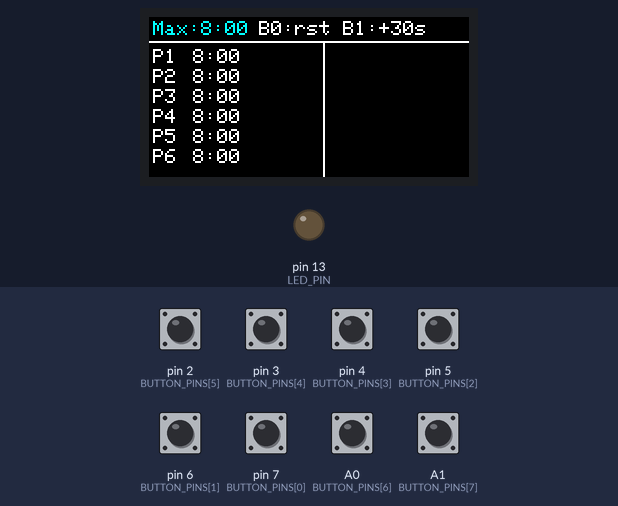
The sketch below on a simulated Arduino Uno, built with avr-gcc and run on an emulated ATmega328P. Shown: 160×80 colour display, output pins drawn as LEDs (lit = HIGH). The inputs (shaded band) are chosen by the test bench; at power-on: A0 (BUTTON_PINS[6]), A1 (BUTTON_PINS[7]), pin 2 (BUTTON_PINS[5]), pin 3 (BUTTON_PINS[4]), pin 4 (BUTTON_PINS[3]), pin 5 (BUTTON_PINS[2]), pin 6 (BUTTON_PINS[1]), pin 7 (BUTTON_PINS[0]) LOW.

Above: at 1.3 s.
1.4 s: pin 2 (BUTTON_PINS[5]) pulled HIGH for 0.15 s
At 1.7 s:
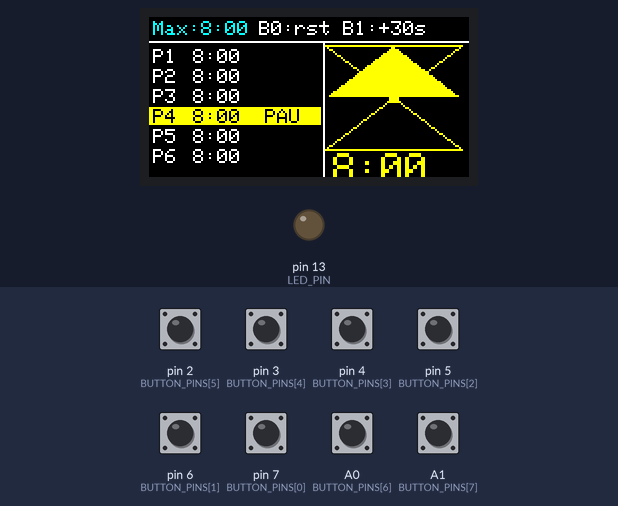
3.0 s: pin 6 (BUTTON_PINS[1]) pulled HIGH for 0.15 s
At 3.4 s:
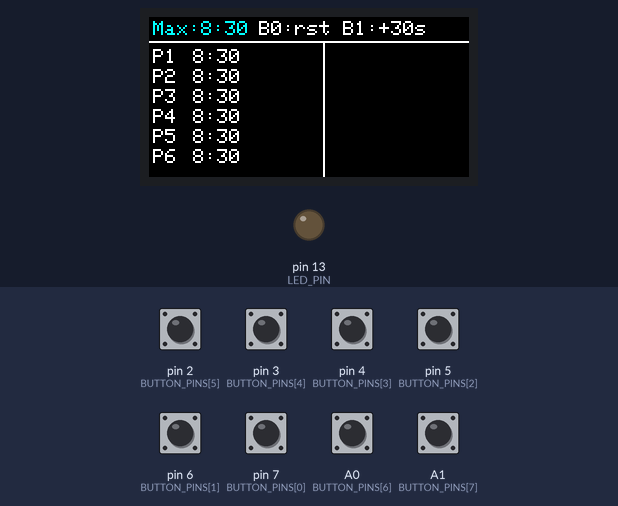
4.6 s: pin 3 (BUTTON_PINS[4]) pulled HIGH for 0.15 s
At 5.8 s:
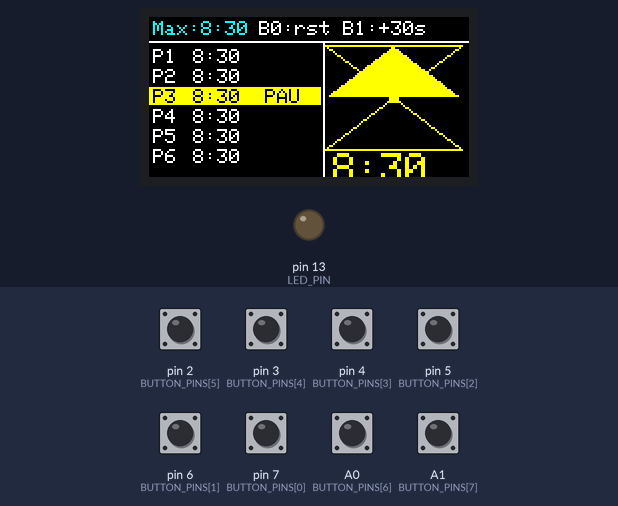
6.2 s: pin 3 (BUTTON_PINS[4]) pulled HIGH for 1 s
At 7.0 s:
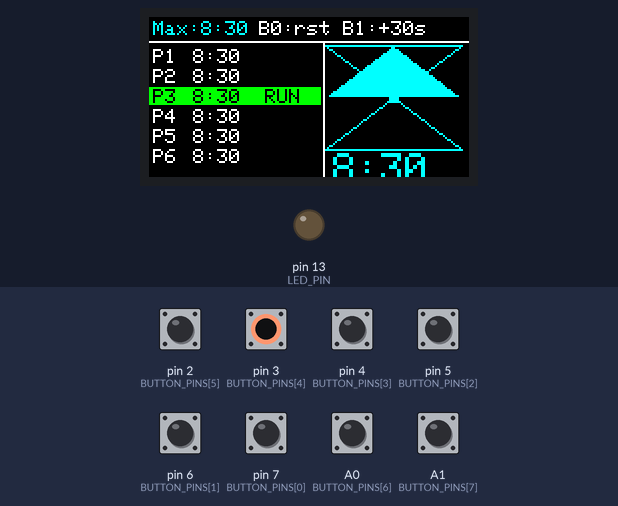
10.2 s: pin 4 (BUTTON_PINS[3]) pulled HIGH for 0.15 s
At 11.0 s:
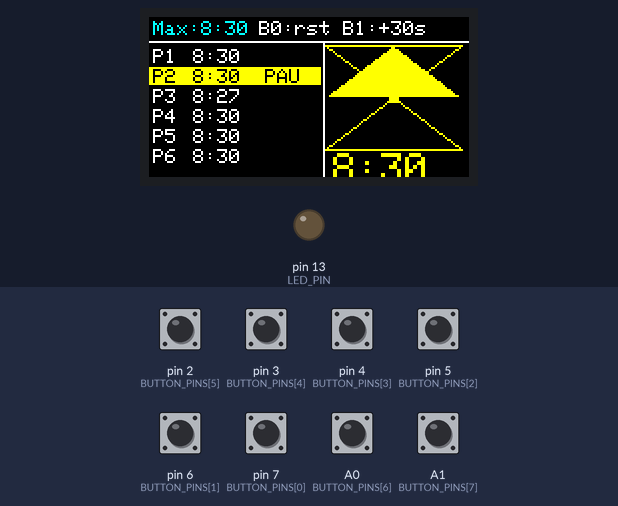
11.8 s: pin 5 (BUTTON_PINS[2]) pulled HIGH for 0.15 s
At 12.4 s:
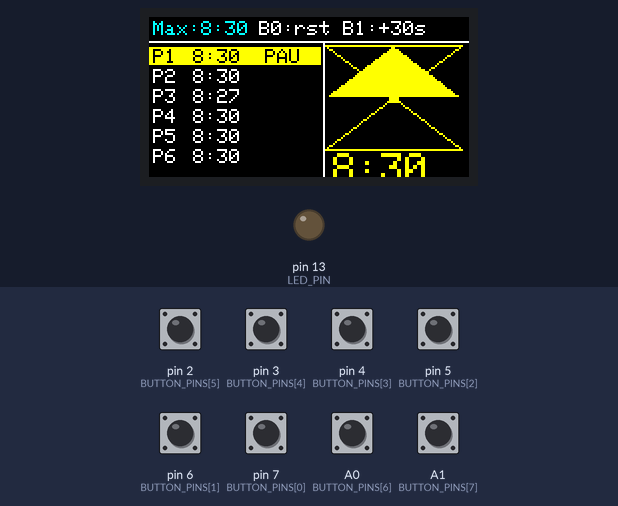
Timing chart, 0 to 14.4 s (numbered marks = the images above; inputs shaded):
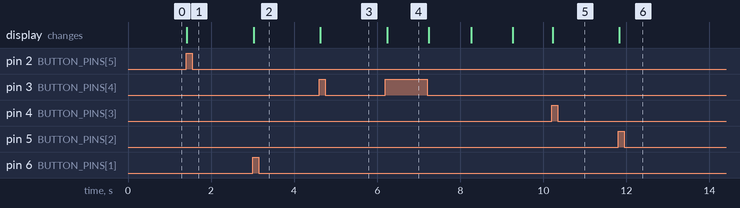

The sketch:

graphicstest.ino
```cpp
#include <Adafruit_GFX.h>
#include <Adafruit_ST7735.h>
#include <SPI.h>

#define TFT_CS  10
#define TFT_DC   8
#define TFT_RST -1
#define LED_PIN 13

#define NUM_BUTTONS 8
const int BUTTON_PINS[NUM_BUTTONS] = {7, 6, 5, 4, 3, 2, A0, A1};

Adafruit_ST7735 tft = Adafruit_ST7735(TFT_CS, TFT_DC, TFT_RST);

// ---- Settings ----
int maxTime = 480;
int playerTime[6];
int activePlayer = -1;
bool running = false;

// ---- Button state ----
bool buttonState[NUM_BUTTONS];
bool lastButtonState[NUM_BUTTONS];
unsigned long lastTick = 0;

// ---- Hourglass ----
int hourglassFrame = 0;
unsigned long lastHourglassUpdate = 0;

// ---- Helpers ----
bool justPressed(int i) {
  return buttonState[i] && !lastButtonState[i];
}

void readButtons() {
  for (int i = 0; i < NUM_BUTTONS; i++) {
    lastButtonState[i] = buttonState[i];
    buttonState[i] = digitalRead(BUTTON_PINS[i]) == HIGH;
  }
}

void formatTime(int seconds, char* buf) {
  sprintf(buf, "%d:%02d", seconds / 60, seconds % 60);
}

// ---- Timeout Flash ----
void flashTimeout() {
  // Stop clock and flash screen red/black 5 times
  running = false;
  for (int f = 0; f < 5; f++) {
    tft.fillScreen(ST77XX_RED);
    digitalWrite(LED_PIN, HIGH);
    delay(200);
    tft.fillScreen(ST77XX_BLACK);
    digitalWrite(LED_PIN, LOW);
    delay(200);
  }
  // Advance to next player but don't start their clock
  int next = (activePlayer + 1) % 6;
  activePlayer = next;
  running = false;
  drawScreen();
}

// ---- Hourglass ----
// Draws a large hourglass in the right half of the screen
// x,y = top left corner, w/h = bounding box
void drawHourglass(int x, int y, int w, int h, float fraction, uint16_t color) {
  // fraction = 1.0 full, 0.0 empty
  int cx = x + w / 2;
  int midY = y + h / 2;

  // Clear area
  tft.fillRect(x, y, w, h, ST77XX_BLACK);

  // Top triangle outline
  tft.drawTriangle(x, y, x + w, y, cx, midY, color);
  // Bottom triangle outline
  tft.drawTriangle(x, y + h, x + w, y + h, cx, midY, color);

  // Fill top triangle (sand draining) - fill from bottom of top triangle up
  if (fraction > 0) {
    int sandH = (int)((midY - y) * fraction);
    // Fill top sand - shrinking triangle from top
    for (int row = 0; row < sandH; row++) {
      float t = (float)row / (midY - y);
      int rowW = (int)(w * t);
      int rowX = cx - rowW / 2;
      tft.drawFastHLine(rowX, y + row, rowW, color);
    }
  }

  // Fill bottom triangle (sand collecting) - fill from bottom up
  if (fraction < 1.0) {
    int sandH = (int)((midY - y) * (1.0 - fraction));
    for (int row = 0; row < sandH; row++) {
      float t = (float)row / (midY - y);
      int rowW = (int)(w * t);
      int rowX = cx - rowW / 2;
      tft.drawFastHLine(rowX, y + h - row, rowW, color);
    }
  }

  // Neck dot
  tft.fillCircle(cx, midY, 2, color);
}

void updateHourglass() {
  if (activePlayer < 0) return;

  float fraction = (float)playerTime[activePlayer] / maxTime;
  fraction = constrain(fraction, 0.0, 1.0);

  uint16_t col = running ? ST77XX_CYAN : ST77XX_YELLOW;
  drawHourglass(88, 14, 68, 52, fraction, col);

  // Big time display centered below hourglass
  char buf[10];
  formatTime(playerTime[activePlayer], buf);
  tft.setTextSize(2);
  tft.setTextColor(col);
  // Clear old time
  tft.fillRect(88, 68, 72, 12, ST77XX_BLACK);
  tft.setCursor(92, 68);
  tft.print(buf);
  tft.setTextSize(1);
}

// ---- Display ----
void drawScreen() {
  tft.fillScreen(ST77XX_BLACK);

  // Top bar
  tft.setTextSize(1);
  tft.setTextColor(ST77XX_CYAN);
  tft.setCursor(2, 2);
  tft.print("Max:");
  char buf[10];
  formatTime(maxTime, buf);
  tft.print(buf);
  tft.setTextColor(ST77XX_WHITE);
  tft.setCursor(55, 2);
  tft.print("B0:rst B1:+30s");

  tft.drawFastHLine(0, 12, 160, ST77XX_WHITE);

  // Vertical divider between player list and hourglass
  tft.drawFastVLine(87, 12, 68, ST77XX_WHITE);

  // Player rows on left half
  for (int i = 0; i < 6; i++) {
    drawPlayer(i);
  }

  // Hourglass on right
  if (activePlayer >= 0) {
    updateHourglass();
  }
}

void drawPlayer(int i) {
  int y = 15 + (i * 10);

  uint16_t bg = ST77XX_BLACK;
  if (i == activePlayer) {
    bg = running ? ST77XX_GREEN : ST77XX_YELLOW;
  }
  tft.fillRect(0, y, 86, 9, bg);

  uint16_t fg = (i == activePlayer) ? ST77XX_BLACK : ST77XX_WHITE;
  if (playerTime[i] <= 0) fg = ST77XX_RED;

  tft.setTextColor(fg);
  tft.setTextSize(1);

  tft.setCursor(2, y + 1);
  tft.print("P");
  tft.print(i + 1);

  char buf[10];
  formatTime(playerTime[i], buf);
  tft.setCursor(22, y + 1);
  tft.print(buf);

  // Small status indicator
  if (i == activePlayer) {
    tft.setCursor(58, y + 1);
    tft.print(running ? "RUN" : "PAU");
  }
}

// ---- Reset ----
void resetAll() {
  for (int i = 0; i < 6; i++) {
    playerTime[i] = maxTime;
  }
  activePlayer = -1;
  running = false;
  digitalWrite(LED_PIN, LOW);
  drawScreen();
}

// ---- Main ----
void setup() {
  pinMode(LED_PIN, OUTPUT);
  for (int i = 0; i < NUM_BUTTONS; i++) {
    pinMode(BUTTON_PINS[i], INPUT);
  }

  tft.initR(INITR_MINI160x80_PLUGIN);
  tft.setRotation(1);

  resetAll();
}

void loop() {
  readButtons();

  // Button 0: reset
  if (justPressed(0)) {
    resetAll();
  }

  // Button 1: +30s to max, loop at 10 min
  if (justPressed(1)) {
    maxTime += 30;
    if (maxTime > 600) maxTime = 30;
    resetAll();
  }

  // Buttons 2-7: players
  for (int i = 0; i < 6; i++) {
    if (justPressed(i + 2)) {
      if (i == activePlayer) {
        // Toggle pause/run your own timer
        running = !running;
        if (running) lastTick = millis();
        drawPlayer(i);
        updateHourglass();
      } else {
        // Switch to this player, don't auto-start
        int old = activePlayer;
        activePlayer = i;
        running = false;
        if (old >= 0) drawPlayer(old);
        drawPlayer(i);
        updateHourglass();
      }
    }
  }

  // Tick timer
  if (running && activePlayer >= 0) {
    unsigned long now = millis();
    if (now - lastTick >= 1000) {
      lastTick = now;
      playerTime[activePlayer]--;

      if (playerTime[activePlayer] <= 0) {
        playerTime[activePlayer] = 0;
        drawPlayer(activePlayer);
        updateHourglass();
        flashTimeout();
      } else {
        drawPlayer(activePlayer);
        updateHourglass();
      }
    }
  }

  // Animate hourglass while running
  if (running && activePlayer >= 0) {
    unsigned long now = millis();
    if (now - lastHourglassUpdate >= 2000) {
      lastHourglassUpdate = now;
      updateHourglass();
    }
  }

  delay(20);
}
```

Measured:
- after the input at 1.4 s, the display: changes at once (image 1)
- after the input at 3.0 s, the display: changes at once (image 2)
- after the input at 4.6 s, the display: changes at once (image 3)
- after the input at 6.2 s, the display: changes after 0.05 s (image 4)
- after the input at 11.8 s, the display: changes at once (image 6)
